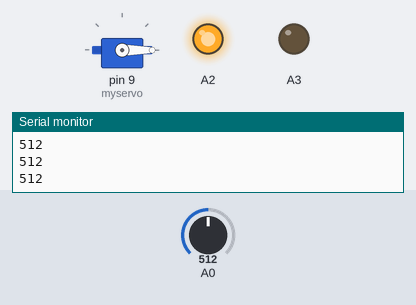
Recording of a sketch running on a simulated Arduino Uno, built with avr-gcc and run on an emulated ATmega328P. Shown: servo, output pins drawn as LEDs (lit = HIGH), the last lines printed to the serial monitor. Inputs (shaded band) come from the test bench; at power-on: A0 = 512.

Above: at 1.2 s.
1.3 s: A0 set to 306
At 2.4 s:
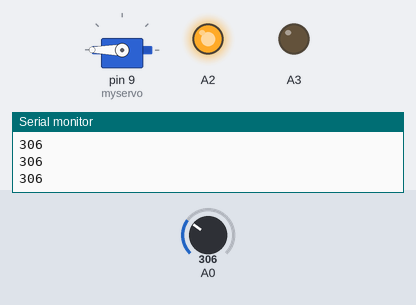
2.8 s: A0 set to 122
At 3.9 s:
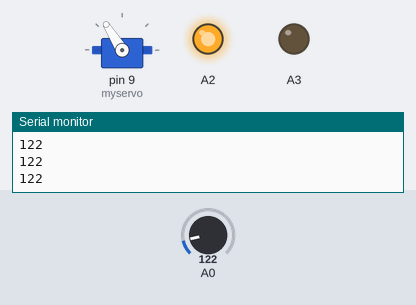
4.3 s: A0 set to 900
At 5.4 s:
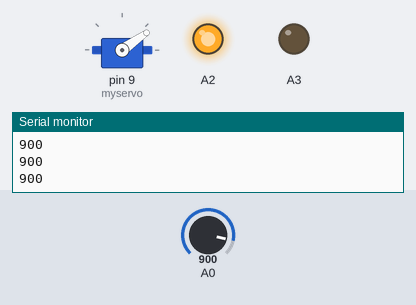
5.8 s: A0 set to 1023
At 7.0 s:
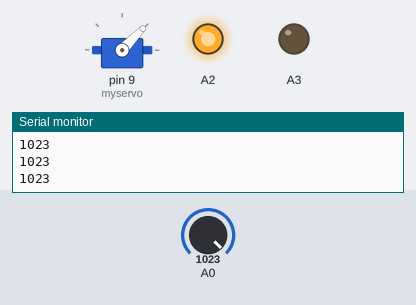
7.3 s: A0 set to 511
At 7.9 s:
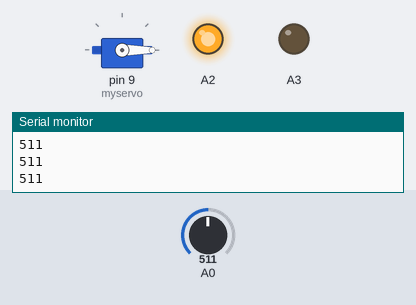
Timing chart, 0 to 9.8 s (numbered marks = the images above; inputs shaded):
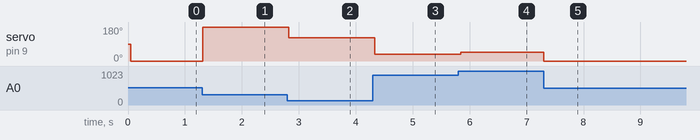

The sketch:

servo_with_joystick.ino
```cpp
#include <Servo.h>
Servo myservo;
int x;
void setup() {
  Serial.begin(9600);
  myservo.attach(9); //servo pin
  pinMode(A2,OUTPUT);  //+VE of joystick
  pinMode(A3,OUTPUT);  //-VE of joystick
  digitalWrite(A2  , HIGH);
  digitalWrite(A3, LOW);


}

void loop() {
  delay(50);
  x = analogRead(A0);
  Serial.println(x, DEC);

 myservo.write(x); //setting range of operation of the servo motor i.e 52 --> 154.3xx


    }
```

Measured:
- after the input at 1.3 s, servo on pin 9 (myservo): 0° → 180° at once
- after the input at 2.8 s, servo on pin 9 (myservo): 180° → 122° at once
- after the input at 4.3 s, servo on pin 9 (myservo): 122° → 35° at once
- after the input at 5.8 s, servo on pin 9 (myservo): 35° → 46° at once
- after the input at 7.3 s, servo on pin 9 (myservo): 46° → 0° at once
